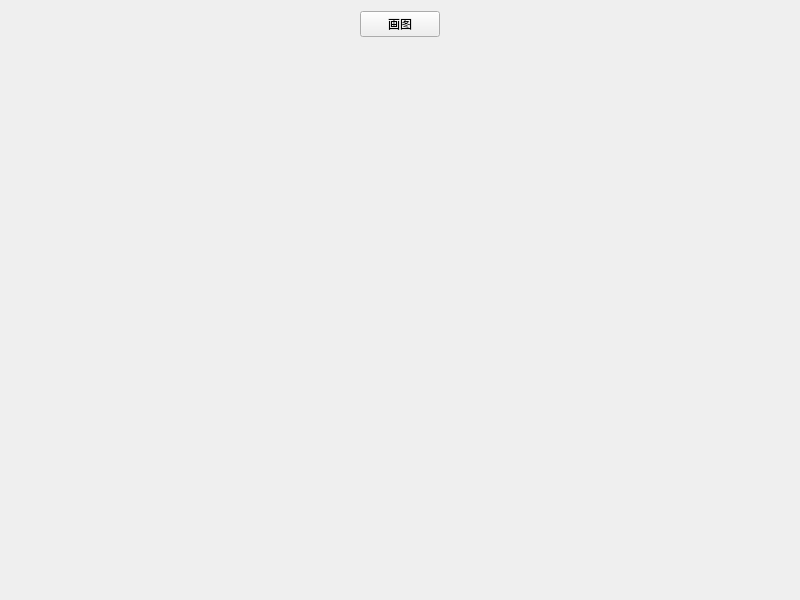
<?xml version="1.0" encoding="UTF-8"?>
<ui version="4.0">
 <class>Widget</class>
 <widget class="QWidget" name="Widget">
  <property name="geometry">
   <rect>
    <x>0</x>
    <y>0</y>
    <width>800</width>
    <height>600</height>
   </rect>
  </property>
  <property name="windowTitle">
   <string>Widget</string>
  </property>
  <layout class="QGridLayout" name="gridLayout">
   <item row="0" column="0">
    <spacer name="horizontalSpacer">
     <property name="orientation">
      <enum>Qt::Horizontal</enum>
     </property>
     <property name="sizeHint" stdset="0">
      <size>
       <width>333</width>
       <height>20</height>
      </size>
     </property>
    </spacer>
   </item>
   <item row="0" column="1">
    <widget class="QPushButton" name="pushButton">
     <property name="text">
      <string>画图</string>
     </property>
    </widget>
   </item>
   <item row="0" column="2">
    <spacer name="horizontalSpacer_2">
     <property name="orientation">
      <enum>Qt::Horizontal</enum>
     </property>
     <property name="sizeHint" stdset="0">
      <size>
       <width>332</width>
       <height>20</height>
      </size>
     </property>
    </spacer>
   </item>
   <item row="1" column="1">
    <spacer name="verticalSpacer">
     <property name="orientation">
      <enum>Qt::Vertical</enum>
     </property>
     <property name="sizeHint" stdset="0">
      <size>
       <width>20</width>
       <height>540</height>
      </size>
     </property>
    </spacer>
   </item>
  </layout>
 </widget>
 <resources/>
 <connections/>
</ui>
